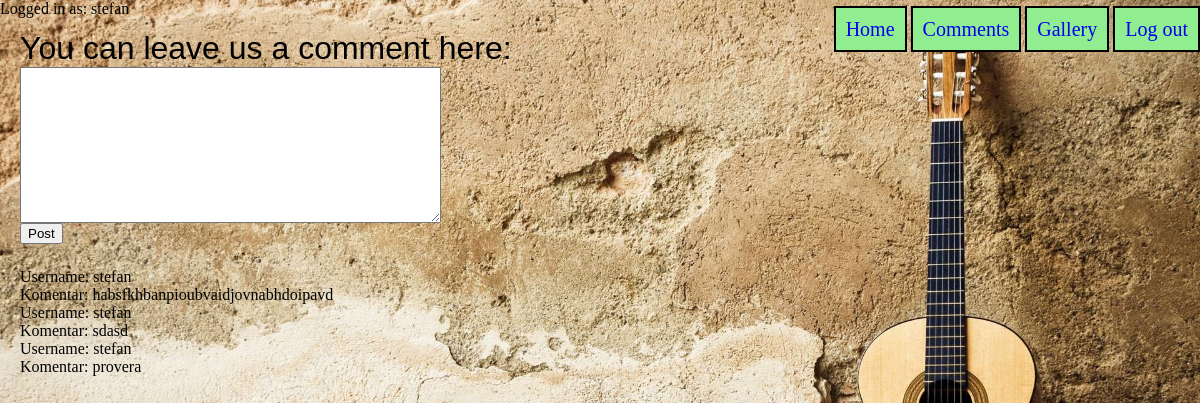
/comments.php (signed in), run on the app's committed database.
### tables this page shows
CREATE TABLE IF NOT EXISTS `korisnik` (
  `sifra_korisnik` int(255) NOT NULL AUTO_INCREMENT,
  `username` varchar(255) NOT NULL,
  `pass` varchar(255) NOT NULL,
  `email` varchar(255) NOT NULL,
  PRIMARY KEY (`sifra_korisnik`)
);

CREATE TABLE IF NOT EXISTS `komentar` (
  `trkorisnik` varchar(255) NOT NULL,
  `komentar` varchar(255) NOT NULL
);

### comments.php (the view, shortened to what this page needs)
<?php
require 'connection.php';
$sql="SELECT * FROM korisnik WHERE username='".$_SESSION['username']."'";;
$result=mysqli_query($con,$sql);
while($p=mysqli_fetch_array($result))
{
    echo "Logged in as: ".$p['username']."<br>";
}
?>
<html lang="en">
<head>
    <link rel="stylesheet" type="text/css" href="home.css">
<div class="nav">
<a href="home.php">Home</a>
<a href="comments.php">Comments</a>
<a href="pictures.php">Gallery</a>
<a href="logout.php">Log out</a>
</div>
</head>
<body>
<form id="polje" method="post" class="forma" action="comm.php">
	<p class="paragraf1">You can leave us a comment here:<br> <textarea name="comment" rows="10" cols="50"></textarea><br>
	<input type="submit" name="comm" value="Post"></p>
    </form>
<?php
require 'connection.php';
$sql="SELECT * FROM komentar";
$result=mysqli_query($con,$sql);
while($y=mysqli_fetch_array($result))
{
    echo "<div id='rec'>Username: ".$y['trkorisnik']."<br>Komentar: ".$y['komentar']."</div><br>";
}
?>
</body>

### home.css (style rules this page uses)
body { background-image: url(pictures/background.jpg); background-size: 100%; background-repeat: no-repeat; margin: 0px; padding: 0px; }
form { margin-left: 25%; margin-top: 10%; font-size: 2em; font-family: Verdana, Geneva, Tahoma, sans-serif; }
.forma { margin: 0px; position: absolute; margin-top:10%; margin-left: 20%; }
#polje { margin-top: -20px; margin-left: 20px; }
#rec { position: relative; top: 250px; margin-left: 20px; display: inline-block; }
.nav { position: absolute; right: 0px; }
.nav a { border: 2px solid black; padding: 10px; background-color: lightgreen; text-decoration: none; font-size: 20px; }

### data on the page
korisnik: username "stefan"
komentar: trkorisnik "stefan", komentar "habsfkhbanpioubvaidjovnabhdoipavd"
komentar: trkorisnik "stefan", komentar "sdasd"
komentar: trkorisnik "stefan", komentar "provera"
